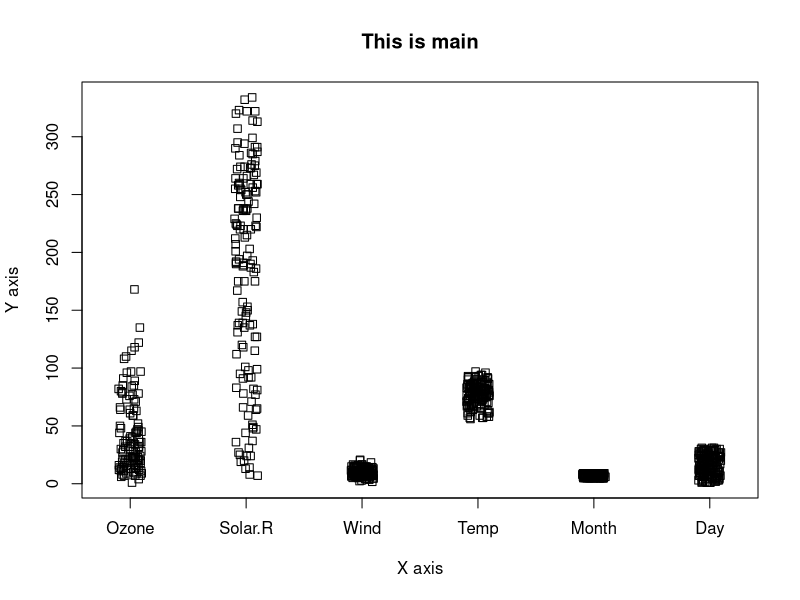

This chart was generated by the following R code:
data(airquality)

str(airquality)

stripchart(airquality, main="This is main" , xlab="X axis" , ylab = "Y axis" , method = "jitter" , vertical="true")